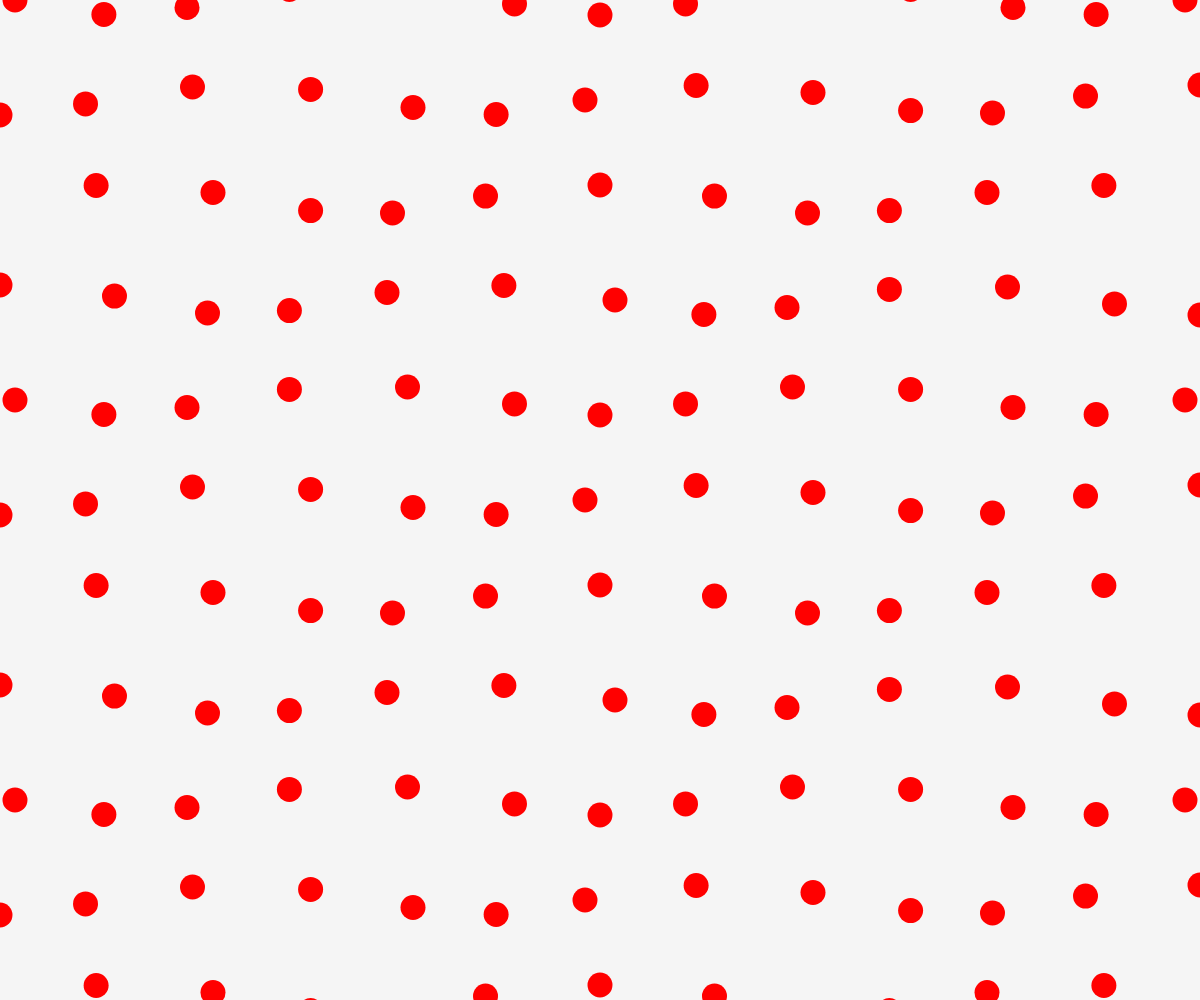
Frame 1 (no input)
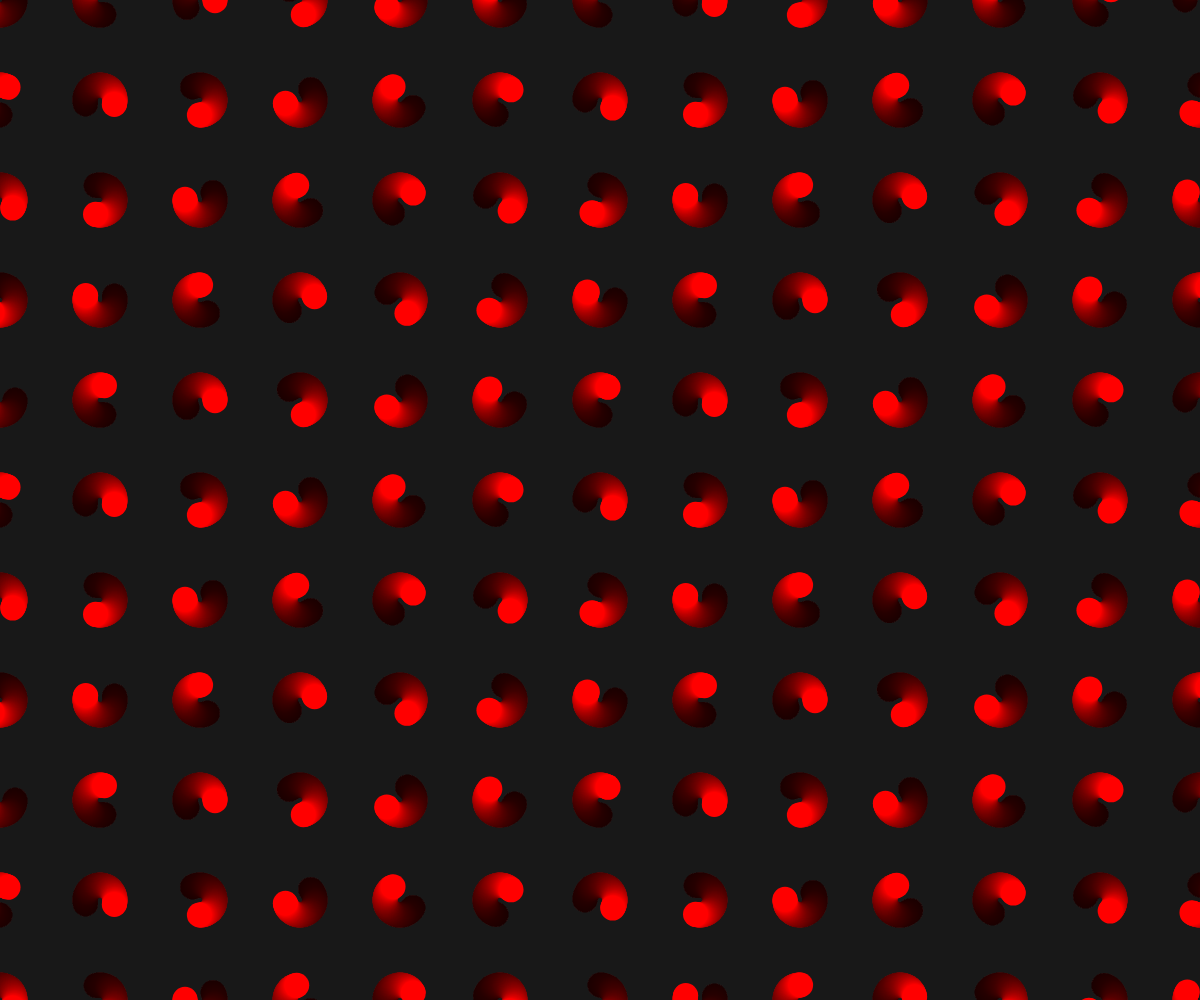
Frame 60 (no input)
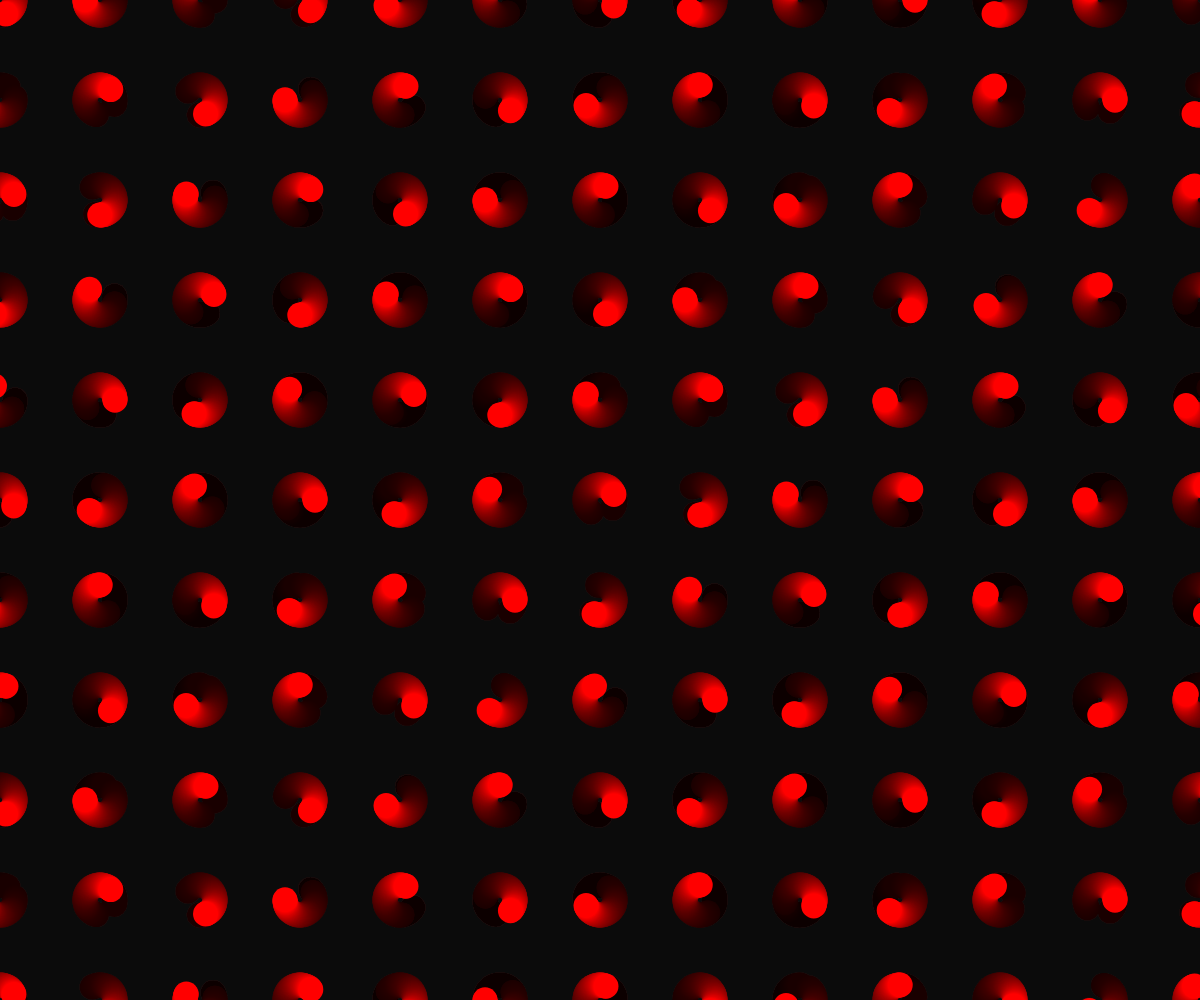
Frame 120 (the mouse pressed at the canvas centre since frame 60)

The p5.js sketch that drew these frames (run headless with seeded random() and noise() and a simulated clock; from frame 60 on, the mouse is pressed at the canvas centre):

// p5.js sketch
// ── sketch.js

let t = 0; 

function setup() {
  createCanvas(windowWidth, windowHeight);
  noStroke();
  fill("red");
}

function draw() {
  background(10, 10); 
  
  for (let x = 0; x <= width; x = x + 100) {
    for (let y = 0; y <= height; y = y + 100) {
      
      const xAngle = map(mouseX, 0, width, 5 * PI, 10 * PI, true);
      const yAngle = map(mouseY, 0, height, 5 * PI, 10 * PI, true);
      
      const angle = xAngle * (x / width) + yAngle * (y / height);

      const aX = x + 15 * cos(2 * PI * t + angle);
      const bY = y + 15 * sin(2 * PI * t + angle);

      ellipse(aX, bY, 25); 
    }
  }

  t = t + 0.01; 
}
